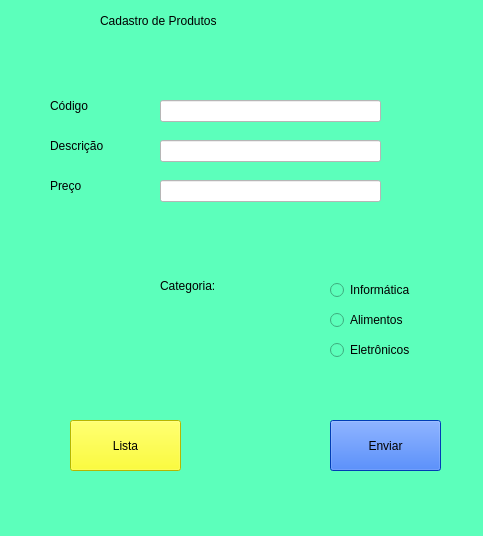
<?xml version="1.0" encoding="UTF-8"?>
<ui version="4.0">
 <class>MainWindow</class>
 <widget class="QMainWindow" name="MainWindow">
  <property name="geometry">
   <rect>
    <x>0</x>
    <y>0</y>
    <width>483</width>
    <height>536</height>
   </rect>
  </property>
  <property name="windowTitle">
   <string>MainWindow</string>
  </property>
  <property name="styleSheet">
   <string notr="true">background-color: rgb(92, 255, 187);</string>
  </property>
  <widget class="QWidget" name="centralwidget">
   <widget class="QLabel" name="label">
    <property name="geometry">
     <rect>
      <x>100</x>
      <y>0</y>
      <width>271</width>
      <height>41</height>
     </rect>
    </property>
    <property name="styleSheet">
     <string notr="true">font: 14pt &quot;Segoe UI&quot;;
font: 20pt &quot;Segoe UI&quot;;</string>
    </property>
    <property name="text">
     <string>Cadastro de Produtos</string>
    </property>
   </widget>
   <widget class="QLabel" name="label_2">
    <property name="geometry">
     <rect>
      <x>50</x>
      <y>90</y>
      <width>71</width>
      <height>31</height>
     </rect>
    </property>
    <property name="styleSheet">
     <string notr="true">font: 15pt &quot;Segoe UI&quot;;</string>
    </property>
    <property name="text">
     <string>Código</string>
    </property>
   </widget>
   <widget class="QLabel" name="label_3">
    <property name="geometry">
     <rect>
      <x>50</x>
      <y>130</y>
      <width>91</width>
      <height>31</height>
     </rect>
    </property>
    <property name="styleSheet">
     <string notr="true">font: 15pt &quot;Segoe UI&quot;;</string>
    </property>
    <property name="text">
     <string>Descrição</string>
    </property>
   </widget>
   <widget class="QLabel" name="label_4">
    <property name="geometry">
     <rect>
      <x>50</x>
      <y>170</y>
      <width>71</width>
      <height>31</height>
     </rect>
    </property>
    <property name="styleSheet">
     <string notr="true">font: 15pt &quot;Segoe UI&quot;;</string>
    </property>
    <property name="text">
     <string>Preço</string>
    </property>
   </widget>
   <widget class="QLineEdit" name="lineEdit">
    <property name="geometry">
     <rect>
      <x>160</x>
      <y>100</y>
      <width>221</width>
      <height>22</height>
     </rect>
    </property>
    <property name="styleSheet">
     <string notr="true">background-color: rgb(255, 255, 255);</string>
    </property>
   </widget>
   <widget class="QLineEdit" name="lineEdit_2">
    <property name="geometry">
     <rect>
      <x>160</x>
      <y>140</y>
      <width>221</width>
      <height>22</height>
     </rect>
    </property>
    <property name="styleSheet">
     <string notr="true">background-color: rgb(255, 255, 255);</string>
    </property>
   </widget>
   <widget class="QLineEdit" name="lineEdit_3">
    <property name="geometry">
     <rect>
      <x>160</x>
      <y>180</y>
      <width>221</width>
      <height>22</height>
     </rect>
    </property>
    <property name="styleSheet">
     <string notr="true">background-color: rgb(255, 255, 255);</string>
    </property>
   </widget>
   <widget class="QRadioButton" name="radioButton">
    <property name="geometry">
     <rect>
      <x>330</x>
      <y>280</y>
      <width>121</width>
      <height>20</height>
     </rect>
    </property>
    <property name="styleSheet">
     <string notr="true">font: 700 12pt &quot;Segoe UI&quot;;</string>
    </property>
    <property name="text">
     <string>Informática</string>
    </property>
   </widget>
   <widget class="QRadioButton" name="radioButton_2">
    <property name="geometry">
     <rect>
      <x>330</x>
      <y>310</y>
      <width>111</width>
      <height>20</height>
     </rect>
    </property>
    <property name="styleSheet">
     <string notr="true">font: 700 12pt &quot;Segoe UI&quot;;</string>
    </property>
    <property name="text">
     <string>Alimentos </string>
    </property>
   </widget>
   <widget class="QRadioButton" name="radioButton_3">
    <property name="geometry">
     <rect>
      <x>330</x>
      <y>340</y>
      <width>111</width>
      <height>20</height>
     </rect>
    </property>
    <property name="styleSheet">
     <string notr="true">font: 700 12pt &quot;Segoe UI&quot;;</string>
    </property>
    <property name="text">
     <string>Eletrônicos</string>
    </property>
   </widget>
   <widget class="QLabel" name="label_5">
    <property name="geometry">
     <rect>
      <x>160</x>
      <y>270</y>
      <width>91</width>
      <height>31</height>
     </rect>
    </property>
    <property name="styleSheet">
     <string notr="true">font: 700 14pt &quot;Segoe UI&quot;;</string>
    </property>
    <property name="text">
     <string>Categoria:</string>
    </property>
   </widget>
   <widget class="QPushButton" name="pushButton">
    <property name="geometry">
     <rect>
      <x>330</x>
      <y>420</y>
      <width>111</width>
      <height>51</height>
     </rect>
    </property>
    <property name="styleSheet">
     <string notr="true">background-color: rgb(85, 255, 255);

background-color: rgb(0, 85, 255);

font: 700 14pt &quot;Segoe UI&quot;;</string>
    </property>
    <property name="text">
     <string>Enviar</string>
    </property>
   </widget>
   <widget class="QPushButton" name="pushButton_2">
    <property name="geometry">
     <rect>
      <x>70</x>
      <y>420</y>
      <width>111</width>
      <height>51</height>
     </rect>
    </property>
    <property name="styleSheet">
     <string notr="true">background-color : rgb(255, 255, 0); 
font: 700 15pt &quot;Segoe UI&quot;;

</string>
    </property>
    <property name="text">
     <string>Lista</string>
    </property>
   </widget>
  </widget>
  <widget class="QMenuBar" name="menubar">
   <property name="geometry">
    <rect>
     <x>0</x>
     <y>0</y>
     <width>483</width>
     <height>22</height>
    </rect>
   </property>
  </widget>
  <widget class="QStatusBar" name="statusbar"/>
 </widget>
 <resources/>
 <connections/>
</ui>
